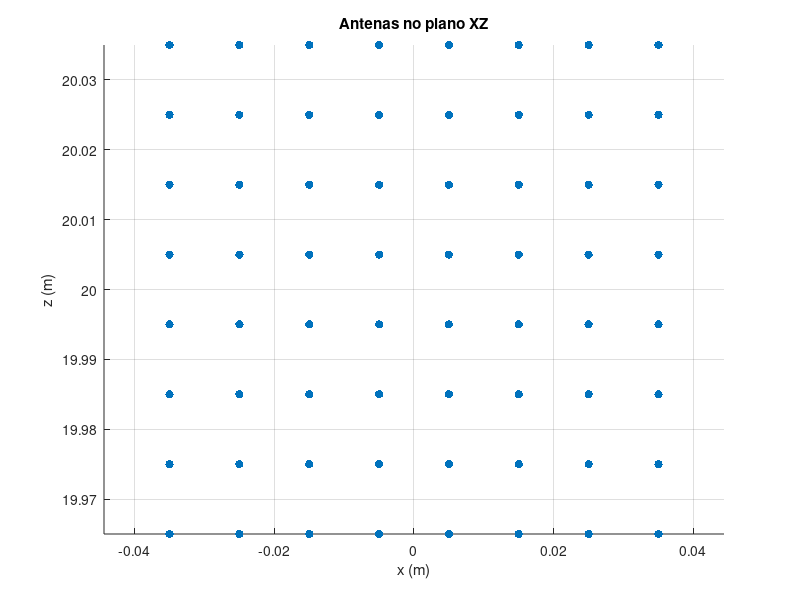

Here is the MATLAB script that generated this plot: (Note: this script raises an error after producing the figure.)
clear ; close all; clc;
tic;

%%%%%%%%%%%%%%%%%%%%%%%%%%%%%%%%%%%%%%%%%%%%%%%%%%%%%%%%%%%%%%%%%%%%%%%%%%%
%% 1) Parâmetros e Geração do Cenário
%%%%%%%%%%%%%%%%%%%%%%%%%%%%%%%%%%%%%%%%%%%%%%%%%%%%%%%%%%%%%%%%%%%%%%%%%%%

% rng(0)
dd = 30;
% Usuário em (x, y, z=0)
% UEs = [-dd/sqrt(2), dd/sqrt(2), 0];

x_lim = 50;
y_lim = 50;
y_min = 10;

% % Sorteia posição do usuário
x_rand   = 30;
y_rand   = 30;
UEs = [x_rand, y_rand, 0];

% Sorteia posição do usuário de forma uniforme em um círculo de raio x_lim
% r = x_lim * sqrt(rand);     % raio (0 até x_lim)
% theta = 2*pi * rand;        % ângulo (0 até 2*pi)
% x_rand = r * cos(theta);
% y_rand = r * sin(theta);
% 
%UEs = [x_rand, y_rand, 0];


n_hiper = 816;
n_circ =  408;

% scale = 1.2;
% x_lim = scale * dd;
% y_lim = scale * dd;

% Dimensões do array 2D
Nx = 8; % horizontal
Ny = 8; % vertical
z_antenna = 20;
N = Nx * Ny;

L =10;           % número de time slots
SNR_dB = 5;
SNR = 10^(SNR_dB/10);

f_c = 15e9;
lambda = 3e8 / f_c;
d = lambda/2;

% Posição física das antenas 2D no plano xz (y=0)
x_offset = (Nx-1)*d/2;
z_offset = (Ny-1)*d/2;

elements_x_a = zeros(Nx, Ny);
elements_y_a = zeros(Nx, Ny);  % fixo em 0
elements_z_a = zeros(Nx, Ny);

for i = 1:Nx
    for j = 1:Ny
        elements_x_a(i,j) = (i-1)*d - x_offset;
        elements_y_a(i,j) = 0;  % y=0
        elements_z_a(i,j) = (j-1)*d - z_offset + z_antenna;
    end
end

figure;
scatter(elements_x_a(:), elements_z_a(:),'filled');
title('Antenas no plano XZ');
xlabel('x (m)'); ylabel('z (m)');
axis equal; grid on;

%%%%%%%%%%%%%%%%%%%%%%%%%%%%%%%%%%%%%%%%%%%%%%%%%%%%%%%%%%%%%%%%%%%%%%%%%%%
%% 2) Geração do sinal: (2D), (horizontal) e (vertical)
%%%%%%%%%%%%%%%%%%%%%%%%%%%%%%%%%%%%%%%%%%%%%%%%%%%%%%%%%%%%%%%%%%%%%%%%%%%

X  = zeros(N, L);    % sinal completo (2D)
Xh = zeros(Nx, L);   % subarranjo horizontal  (linha j=1)
Xv = zeros(Ny, L);   % subarranjo vertical    (coluna i=1)

% Antena (1,1) como referência
x_ref = elements_x_a(1,1);
y_ref = elements_y_a(1,1);
z_ref = elements_z_a(1,1);

P_tx = 1;  % potência tx arbitrária

for t = 1:L
    sum_2d = zeros(N,1);
    sum_h  = zeros(Nx,1);
    sum_v  = zeros(Ny,1);
    total_rx_power = 0;

    UE = UEs(1,:);  % 1 usuário
    % Distância do usuário p/ antena ref:
    d_k1 = sqrt( (x_ref - UE(1))^2 + (y_ref - UE(2))^2 + (z_ref - UE(3))^2 );

    a_2d = zeros(N,1);
    a_h  = zeros(Nx,1);
    a_v  = zeros(Ny,1);

    for ix_ = 1:Nx
        for iy_ = 1:Ny
            idx = (ix_-1)*Ny + iy_;
            x_km = elements_x_a(ix_, iy_);
            y_km = elements_y_a(ix_, iy_);
            z_km = elements_z_a(ix_, iy_);

            d_km = sqrt((x_km - UE(1))^2 + (y_km - UE(2))^2 + (z_km - UE(3))^2);

            beta_ = (lambda/(4*pi*d_km))^2;
            total_rx_power = total_rx_power + beta_;

            phase_ = -(2*pi/lambda)*(d_k1 - d_km);
            a_2d(idx) = sqrt(beta_)*exp(1j*phase_);

            % Linha j=1 => subarranjo horizontal
            if (iy_==1)
                a_h(ix_) = sqrt(beta_)*exp(1j*phase_);
            end
            % Coluna i=1 => subarranjo vertical
            if (ix_==1)
                a_v(iy_) = sqrt(beta_)*exp(1j*phase_);
            end
        end
    end

    s_ = (randn + 1j*randn);
    sum_2d = sum_2d + a_2d*s_;
    sum_h  = sum_h  + a_h*s_;
    sum_v  = sum_v  + a_v*s_;

    noise_power = total_rx_power / SNR;

    X(:,t)  = sum_2d + sqrt(noise_power/2)*(randn(N,1)+1j*randn(N,1));
    Xh(:,t) = sum_h  + sqrt(noise_power/2)*(randn(Nx,1)+1j*randn(Nx,1));
    Xv(:,t) = sum_v  + sqrt(noise_power/2)*(randn(Ny,1)+1j*randn(Ny,1));
end

%%%%%%%%%%%%%%%%%%%%%%%%%%%%%%%%%%%%%%%%%%%%%%%%%%%%%%%%%%%%%%%%%%%%%%%%%%%
%% 3) Matrizes de covariância e subespaço de ruído
%%%%%%%%%%%%%%%%%%%%%%%%%%%%%%%%%%%%%%%%%%%%%%%%%%%%%%%%%%%%%%%%%%%%%%%%%%%

Rxx  = (1/L)*(X  * X' );
Rxxh = (1/L)*(Xh * Xh');
Rxxv = (1/L)*(Xv * Xv');

[U,  ~,~] = svd(Rxx );
[Uh, ~,~] = svd(Rxxh);
[Uv, ~,~] = svd(Rxxv);

% Sabemos K=1 => subespaço de ruído
Un  = U(:,  2:end);
Unh = Uh(:, 2:end);
Unv = Uv(:, 2:end);

%%%%%%%%%%%%%%%%%%%%%%%%%%%%%%%%%%%%%%%%%%%%%%%%%%%%%%%%%%%%%%%%%%%%%%%%%%%
%% PEACH-MUSIC:
%% 4) Subarranjo horizontal => HIPÉRBOLE => extrair x_peak e depois Delta
%%%%%%%%%%%%%%%%%%%%%%%%%%%%%%%%%%%%%%%%%%%%%%%%%%%%%%%%%%%%%%%%%%%%%%%%%%%

x_candidates = linspace(-x_lim, x_lim, n_hiper);
Pmusic_h = zeros(size(x_candidates));

for i = 1:length(x_candidates)
    x_cand = x_candidates(i);
    a_h_ = zeros(Nx,1);

    % Distância p/ antena ref (y=0)
    d_ref_ = sqrt( (x_ref - x_cand)^2 + z_ref^2 );

    for ix_ = 1:Nx
        x_km = elements_x_a(ix_,1);
        z_km = elements_z_a(ix_,1);
        d_km_ = sqrt( (x_km - x_cand)^2 + z_km^2 );

        phase_ = -(2*pi/lambda)*( d_ref_ - d_km_ );
        a_h_(ix_) = exp(1j*phase_);
    end
    Pmusic_h(i) = 1 / abs( a_h_'*(Unh*Unh')*a_h_ );
end

[~, idx_max_h] = max(Pmusic_h);
x_peak_h = x_candidates(idx_max_h);

% Calculamos \Delta = dF1 - dF2 com base nas antenas extremas
F1x = elements_x_a(1,1);
F1z = elements_z_a(1,1);
F2x = elements_x_a(Nx,1);
F2z = elements_z_a(Nx,1);

dF1 = sqrt( (x_peak_h - F1x)^2 + (0 - 0)^2 + (0 - F1z)^2 );
dF2 = sqrt( (x_peak_h - F2x)^2 + (0 - 0)^2 + (0 - F2z)^2 );
Delta_est = dF1 - dF2;

fprintf('\n[Hiperbole] x_peak=%.2f => Delta=%.2f\n', x_peak_h, Delta_est);

%%%%%%%%%%%%%%%%%%%%%%%%%%%%%%%%%%%%%%%%%%%%%%%%%%%%%%%%%%%%%%%%%%%%%%%%%%%
%% 5) Subarranjo vertical => CÍRCULO => extrair y_peak => R
%%%%%%%%%%%%%%%%%%%%%%%%%%%%%%%%%%%%%%%%%%%%%%%%%%%%%%%%%%%%%%%%%%%%%%%%%%%

y_candidates = linspace(0, y_lim, n_circ);
Pmusic_v = zeros(size(y_candidates));

for i = 1:length(y_candidates)
    y_cand = y_candidates(i);
    a_v_ = zeros(Ny,1);

    d_ref_ = sqrt( (x_ref - 0)^2 + (y_ref - y_cand)^2 + (z_ref - 0)^2 );

    for iy_ = 1:Ny
        x_km = elements_x_a(1,iy_);
        z_km = elements_z_a(1,iy_);
        d_km_ = sqrt( (x_km - 0)^2 + (0 - y_cand)^2 + (z_km - 0)^2 );

        phase_ = -(2*pi/lambda)*( d_ref_ - d_km_ );
        a_v_(iy_) = exp(1j*phase_);
    end
    Pmusic_v(i) = 1 / abs( a_v_'*(Unv*Unv')*a_v_ );
end

[~, idx_max_v] = max(Pmusic_v);
y_peak_v = y_candidates(idx_max_v);

R_est = y_peak_v;  % "raio"

fprintf('[Circulo] y_peak=%.2f => R=%.2f\n', y_peak_v, R_est);

%%%%%%%%%%%%%%%%%%%%%%%%%%%%%%%%%%%%%%%%%%%%%%%%%%%%%%%%%%%%%%%%%%%%%%%%%%%
%% 6) Resolver interseção: HIPÉRBOLE vs CÍRCULO
%%%%%%%%%%%%%%%%%%%%%%%%%%%%%%%%%%%%%%%%%%%%%%%%%%%%%%%%%%%%%%%%%%%%%%%%%%%

% =============== MÉTODO NUMÉRICO (solve) ===============
syms xs ys real

expr_d1 = sqrt( (xs - F1x)^2 + (ys - 0)^2 + (0 - F1z)^2 );
expr_d2 = sqrt( (xs - F2x)^2 + (ys - 0)^2 + (0 - F2z)^2 );
eq_hip  = expr_d1 - expr_d2 - Delta_est;      % Diferença de distâncias 3D
eq_circ = xs^2 + ys^2 - R_est^2;             % Círculo no plano (x,y)

sol = solve([eq_hip, eq_circ],[xs, ys],'Real',true);
x_sol = double(sol.xs);
y_sol = double(sol.ys);

fprintf('\nSoluções da Interseção (Hipérbole & Círculo) [solve]:\n');
for i=1:length(x_sol)
    fprintf('  (%.2f, %.2f)\n', x_sol(i), y_sol(i));
end

% =============== MÉTODO ANALÍTICO ===============
% Supondo que:
%   - F1 = (-c, 0, zA) e F2 = (+c, 0, zA)
%   - Delta_est = d1 - d2
%   - R_est = d_xy
%   - c_analitico = (F2x - F1x)/2
%   - zA = F1z (assumindo F1z = F2z)

c_analitico = (F2x - F1x)/2;   % deve ser >0 se F2x > F1x
zA          = F1z;           % antenas na mesma altura

% Fórmula: x^2 = (Delta^2 / (16*c^2)) * [4(c^2 + zA^2 + R_est^2) - Delta^2]
temp_   = 4*(c_analitico^2 + zA^2 + R_est^2) - Delta_est^2;
x2_anal = (Delta_est^2/(16 * c_analitico^2)) * temp_;

x_sol2 = [];  % Vetores de solução analítica
y_sol2 = [];

if x2_anal < 0
    fprintf('\n[Solução Analítica] x^2 < 0 => sem interseção real.\n');
else
    % x => ± sqrt(x2_anal)
    x_pos = +sqrt(x2_anal);
    x_neg = -sqrt(x2_anal);

    % y^2 = R_est^2 - x^2
    y2_from_xpos = R_est^2 - x_pos^2;
    y2_from_xneg = R_est^2 - x_neg^2;

    % Combinações possíveis de sinais
    cand_x = [x_pos, x_pos, x_neg, x_neg];
    cand_y = [ ...
        +sqrt(max(y2_from_xpos,0)), -sqrt(max(y2_from_xpos,0)), ...
        +sqrt(max(y2_from_xneg,0)), -sqrt(max(y2_from_xneg,0)) ];

    % Filtrar NaN/Inf
    valid_idx = find(~isnan(cand_y) & ~isinf(cand_y));
    x_sol2 = cand_x(valid_idx);
    y_sol2 = cand_y(valid_idx);
end

fprintf('\nSoluções da Interseção (Hipérbole & Círculo) [Analítico]:\n');
for ii = 1:length(x_sol2)
    fprintf('  (%.2f, %.2f)\n', x_sol2(ii), y_sol2(ii));
end


%%%%%%%%%%%%%%%%%%%%%%%%%%%%%%%%%%%%%%%%%%%%%%%%%%%%%%%%%%%%%%%%%%%%%%%%%%%
%% 7) Escolher a solução mais próxima da real
%%%%%%%%%%%%%%%%%%%%%%%%%%%%%%%%%%%%%%%%%%%%%%%%%%%%%%%%%%%%%%%%%%%%%%%%%%%

if isempty(x_sol)
    fprintf('\nNão foram encontradas soluções reais para a interseção.\n');
    pos_est = [NaN, NaN];
    best_dist = Inf;
else
    % Se há pelo menos 1 solução, faça a busca do "best_idx"
    UE_real = [UEs(1), UEs(2)];
    best_idx = 1;
    best_dist = Inf;
    for i = 1:length(x_sol)
        cand = [x_sol(i), y_sol(i)];
        dist_ = norm(cand - UE_real);
        if dist_ < best_dist
            best_dist = dist_;
            best_idx = i;
        end
    end
    
    pos_est = [x_sol(best_idx), y_sol(best_idx)];
    fprintf('\nPosição REAL do usuário: (%.2f, %.2f)\n', UE_real(1), UE_real(2));
    fprintf('Posição ESTIMADA: (%.2f, %.2f)\n', pos_est(1), pos_est(2));
    fprintf('Erro euclidiano = %.2f (m)\n', best_dist);
end

%%%%%%%%%%%%%%%%%%%%%%%%%%%%%%%%%%%%%%%%%%%%%%%%%%%%%%%%%%%%%%%%%%%%%%%%%%%
%% (Trecho Adicional) Geração dos Mapas 2D de Pseudo-Espectro
%%   1) Subarranjo Horizontal
%%   2) Subarranjo Vertical
%%   3) Soma dos dois
%%
%% A suposição é que:
%%  - Nx, Ny, lambda, elements_x_a, elements_z_a, etc. já existem
%%  - Unh, Unv já calculados
%%  - Você deseja varrer x e y em uma grade 2D
%%%%%%%%%%%%%%%%%%%%%%%%%%%%%%%%%%%%%%%%%%%%%%%%%%%%%%%%%%%%%%%%%%%%%%%%%%%

% Defina a resolução e a faixa de varredura:
Nx_plot = 100;  
Ny_plot = 100;

x_vec = linspace(-x_lim, x_lim, Nx_plot);
y_vec = linspace(0, y_lim, Ny_plot);  % <-- agora só y>=0

Pmap_h = zeros(Ny_plot, Nx_plot);  
Pmap_v = zeros(Ny_plot, Nx_plot);

% -- Subarranjo Horizontal --
for ix = 1:Nx_plot
    for iy = 1:Ny_plot
        x_cand = x_vec(ix);
        y_cand = y_vec(iy);

        a_h_ = zeros(Nx,1);
        d_ref_ = sqrt( (x_ref - x_cand)^2 + (y_ref - y_cand)^2 + z_ref^2 );
        
        for n_ = 1:Nx
            x_ant = elements_x_a(n_,1);
            z_ant = elements_z_a(n_,1);
            % y=0 para antenas horizontais
            d_km_ = sqrt( (x_ant - x_cand)^2 + (0 - y_cand)^2 + z_ant^2 );
            phase__ = -(2*pi/lambda)*( d_ref_ - d_km_ );
            a_h_(n_) = exp(1j*phase__);
        end
        Pmap_h(iy, ix) = 1 / abs( a_h_'*(Unh*Unh')*a_h_ );
    end
end

% -- Subarranjo Vertical --
for ix = 1:Nx_plot
    for iy = 1:Ny_plot
        x_cand = x_vec(ix);
        y_cand = y_vec(iy);

        a_v_ = zeros(Ny,1);
        d_ref_ = sqrt( (x_ref - x_cand)^2 + (y_ref - y_cand)^2 + (z_ref - 0)^2 );

        for m_ = 1:Ny
            x_ant = elements_x_a(1,m_);
            z_ant = elements_z_a(1,m_);
            % x=0 para antenas verticais
            d_km_ = sqrt( (x_ant - x_cand)^2 + (0 - y_cand)^2 + (z_ant - 0)^2 );
            phase__ = -(2*pi/lambda)*( d_ref_ - d_km_ );
            a_v_(m_) = exp(1j*phase__);
        end
        Pmap_v(iy, ix) = 1 / abs( a_v_'*(Unv*Unv')*a_v_ );
    end
end

Pmap_sum = Pmap_h + Pmap_v;
Pmap_mul = Pmap_h .* Pmap_v;

figure('Name','Mapas de Calor - Somente y >= 0','Color',[1 1 1]);

% Subplot 1
subplot(2,2,1);
imagesc(x_vec, y_vec, 10*log10(Pmap_h)/ max(max( 10*log10(Pmap_h))));
set(gca,'YDir','normal'); colorbar;
title('Horizontal (Hipérbole)');
xlabel('x (m)'); ylabel('y (m)');
hold on; plot(UEs(1), UEs(2), 'ro','MarkerFaceColor','r','MarkerSize',7);
hold off;

% Subplot 2
subplot(2,2,2);
imagesc(x_vec, y_vec, 10*log10(Pmap_v)/max(max( 10*log10(Pmap_v))));
set(gca,'YDir','normal'); colorbar;
title('Vertical (Círculo)');
xlabel('x (m)'); ylabel('y (m)');
hold on; plot(UEs(1), UEs(2), 'ro','MarkerFaceColor','r','MarkerSize',7);
hold off;

% Subplot 3
subplot(2,2,3);
imagesc(x_vec, y_vec, 10*log10(Pmap_sum)/max(max( 10*log10(Pmap_sum))));
set(gca,'YDir','normal'); colorbar;
title('Soma (Hipérbole + Círculo)');
xlabel('x (m)'); ylabel('y (m)');
hold on; plot(UEs(1), UEs(2), 'ro','MarkerFaceColor','r','MarkerSize',7);
hold off;

% Subplot 3
subplot(2,2,4);
imagesc(x_vec, y_vec, 10*log10(Pmap_mul)/max(max( 10*log10(Pmap_mul))));
set(gca,'YDir','normal'); colorbar;
title('Soma (Hipérbole + Círculo)');
xlabel('x (m)'); ylabel('y (m)');
hold on; plot(UEs(1), UEs(2), 'ro','MarkerFaceColor','r','MarkerSize',7);
hold off;



% Subplot 1
figure(1337)
imagesc(x_vec, y_vec, 10*log10(Pmap_h)/ max(max( 10*log10(Pmap_h))));
set(gca,'YDir','normal'); colorbar;
xlabel('x (m)'); ylabel('y (m)');
hold on; plot(UEs(1), UEs(2), 'ro','MarkerFaceColor','r','MarkerSize',7);
hold off;

% Subplot 2
figure(1338)
imagesc(x_vec, y_vec, 10*log10(Pmap_v)/max(max( 10*log10(Pmap_v))));
set(gca,'YDir','normal'); colorbar;
xlabel('x (m)'); ylabel('y (m)');
hold on; plot(UEs(1), UEs(2), 'ro','MarkerFaceColor','r','MarkerSize',7);
hold off;

% Subplot 3
figure(1339)
imagesc(x_vec, y_vec, 10*log10(Pmap_sum)/max(max( 10*log10(Pmap_sum))));
set(gca,'YDir','normal'); colorbar;
xlabel('x (m)'); ylabel('y (m)');
hold on; plot(UEs(1), UEs(2), 'ro','MarkerFaceColor','r','MarkerSize',7);
hold off;

%%%%%%%%%%%%%%%%%%%%%%%%%%%%%%%%%%%%%%%%%%%%%%%%%%%%%%%%%%%%%%%%%%%%%%%%%%%
%% Pseudo-espectro 2D (todas as antenas) e mapa de calor
%%%%%%%%%%%%%%%%%%%%%%%%%%%%%%%%%%%%%%%%%%%%%%%%%%%%%%%%%%%%%%%%%%%%%%%%%%%

% Vamos usar a mesma resolução Nx_plot, Ny_plot e os mesmos x_vec, y_vec
% já definidos anteriormente (ex.: Nx_plot=100, Ny_plot=100, etc.).
% Se quiser outra faixa em y (inclusive valores negativos), basta ajustar y_vec.

Pmap_2d = zeros(Ny_plot, Nx_plot);

for ix_ = 1:Nx_plot
    for iy_ = 1:Ny_plot
        x_cand = x_vec(ix_);
        y_cand = y_vec(iy_);

        % Monta o steering vector para TODAS as antenas (Nx x Ny)
        a_2d_ = zeros(N,1);
        d_ref_ = sqrt( (x_ref - x_cand)^2 + (y_ref - y_cand)^2 + z_ref^2 );

        idx = 1;
        for ixx = 1:Nx
            for iyy = 1:Ny
                dx_ = elements_x_a(ixx, iyy);
                dy_ = elements_y_a(ixx, iyy);
                dz_ = elements_z_a(ixx, iyy);

                % Distância do candidato (x_cand, y_cand) até a antena (dx_, dy_, dz_)
                d_km_ = sqrt( (dx_ - x_cand)^2 + (dy_ - y_cand)^2 + (dz_ - 0)^2 );

                % Fase relativa à antena de referência
                ph_ = -(2*pi/lambda)*( d_ref_ - d_km_ );

                a_2d_(idx) = exp(1j*ph_);
                idx = idx + 1;
            end
        end

        % Pseudo-espectro MUSIC: 1 / |a^H * Un * Un^H * a|
        % Obs: "Un" vem da SVD de Rxx = (1/L)*X*X', referente ao array completo
        Pmap_2d(iy_, ix_) = 1 / abs( a_2d_'*(Un*Un')*a_2d_ );
    end
end

% Faz o plot em dB (normalizado para o máximo)
figure('Name','Pseudo-espectro 2D (todas as antenas)','Color',[1 1 1]);
imagesc(x_vec, y_vec, 10*log10(Pmap_2d) - 10*log10(max(Pmap_2d(:))));
set(gca,'YDir','normal'); 
colorbar;
title('Pseudo-espectro - URA Completa (Nx x Ny)');
xlabel('x (m)'); 
ylabel('y (m)');

hold on; 
    % 1) Posição REAL do usuário (vermelho)
    plot(UEs(1), UEs(2), 'ro','MarkerFaceColor','r','MarkerSize',7); 
    
    % 2) Encontra índice do valor máximo em Pmap_2d (pico do pseudo-espectro)
    [~, idx_max] = max(Pmap_2d(:)); 
    [iy_max, ix_max] = ind2sub(size(Pmap_2d), idx_max); 
    x_max = x_vec(ix_max);
    y_max = y_vec(iy_max);
    
    % 3) Marca o pico do pseudo-espectro (estrela preta)
    plot(x_max, y_max, 'k*', 'MarkerSize',10, 'LineWidth',1.5);
    
    % 4) Posição ESTIMADA do PEACH (verde) - use 'pos_est' já calculado
    plot(pos_est(1), pos_est(2), 'go', 'MarkerFaceColor','g','MarkerSize',7);
hold off;






toc;
